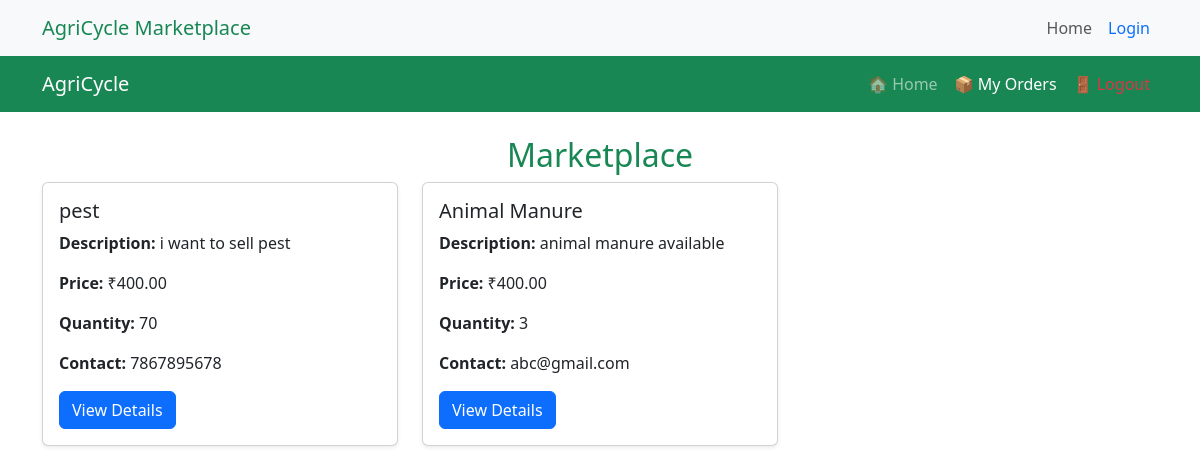
Before: /marketplace/index.php with the older database file.
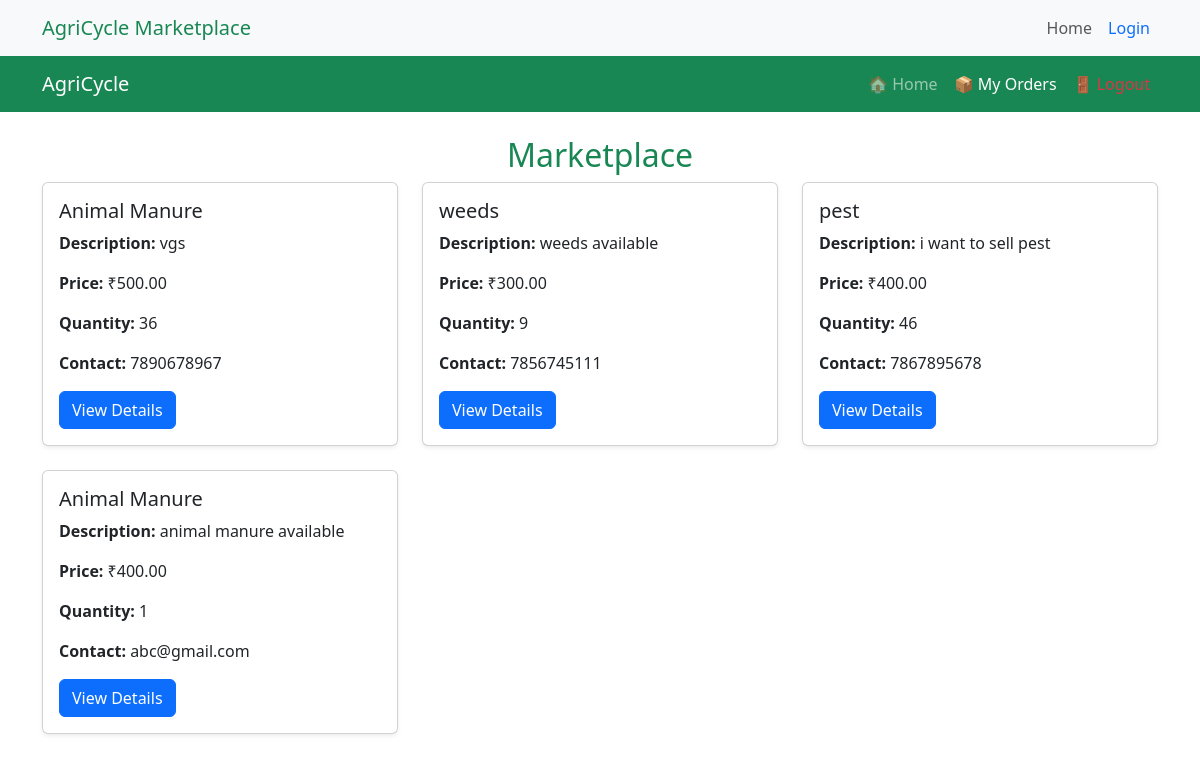
After: the same page with the newer database file.
### tables this page shows
CREATE TABLE `marketplace_items` (
  `id` int(11) NOT NULL,
  `user_id` int(11) NOT NULL,
  `item_name` varchar(255) NOT NULL,
  `description` text NOT NULL,
  `price` decimal(10,2) NOT NULL,
  `quantity` int(11) NOT NULL,
  `contact_info` varchar(255) NOT NULL,
  `created_at` timestamp NOT NULL DEFAULT current_timestamp()
);

### marketplace/index.php (the view, shortened to what this page needs)
<?php
include '../config/db_connect.php';
include '../marketplace/navbar.php';
$query = "SELECT id, item_name, description, price, quantity, contact_info, user_id AS seller_id
          FROM marketplace_items
          WHERE quantity > 0
          ORDER BY created_at DESC";
$result = mysqli_query($conn, $query);
$items = mysqli_fetch_all($result, MYSQLI_ASSOC);
?>
<!DOCTYPE html>
<html lang="en">
<head>
    <link rel="stylesheet" href="../marketplace/styles.css">
    <link rel="stylesheet" href="https://cdn.jsdelivr.net/npm/bootstrap@5.3.0/dist/css/bootstrap.min.css">
</head>
<body>
<nav class="navbar navbar-expand-lg navbar-dark bg-success">
  <div class="container">
    <a class="navbar-brand" href="index.php">AgriCycle</a>
    <div class="collapse navbar-collapse justify-content-end">
      <ul class="navbar-nav">
        <li class="nav-item">
            <a class="nav-link" href="../dashboard/buyer_dashboard.php">🏠 Home</a>
        </li>
        <li class="nav-item">
            <a class="nav-link active" href="../orders.php">📦 My Orders</a>
        </li>
        <li class="nav-item">
            <a class="nav-link text-danger" href="auth/logout.php">🚪 Logout</a>
        </li>
      </ul>
    </div>
  </div>
</nav>
<div class="container mt-4">
    <h2 class="text-center text-success">Marketplace</h2>
    <div class="row">
        <?php if (empty($items)): ?>
            <p class="text-center">No items available in the marketplace.</p>
        <?php else: ?>
            <?php foreach ($items as $item): ?>
                <div class="col-md-4 mb-4">
                    <div class="card shadow-sm">
                        <div class="card-body">
                            <h5 class="card-title"><?= htmlspecialchars($item['item_name']) ?></h5>
                            <p class="card-text"><strong>Description:</strong> <?= htmlspecialchars($item['description']) ?></p>
                            <p class="card-text"><strong>Price:</strong> ₹<?= htmlspecialchars($item['price']) ?></p>
                            <p class="card-text"><strong>Quantity:</strong> <?= htmlspecialchars($item['quantity']) ?></p>
                            <p class="card-text"><strong>Contact:</strong> <?= htmlspecialchars($item['contact_info']) ?></p>
                            <a href="view_item.php?id=<?= $item['id'] ?>" class="btn btn-primary">View Details</a>
                        </div>
                    </div>
                </div>
            <?php endforeach; ?>
        <?php endif; ?>
    </div>
</div>
</body>
</html>

### marketplace/navbar.php (shortened to what this page needs)
<nav class="navbar navbar-expand-lg navbar-light bg-light">
    <div class="container">
        <a class="navbar-brand text-success" href="#">AgriCycle Marketplace</a>
        <div class="collapse navbar-collapse" id="navbarNav">
            <ul class="navbar-nav ms-auto">
                <li class="nav-item">
                    <a class="nav-link" href="../marketplace/index.php">Home</a>
                </li>
                <?php if (isset($_SESSION['user_id'])): ?>
                    <li class="nav-item">
                        <a class="nav-link text-danger" href="../auth/logout.php">Logout</a>
                    </li>
                <?php else: ?>
                    <li class="nav-item">
                        <a class="nav-link text-primary" href="../auth/login.php">Login</a>
                    </li>
                <?php endif; ?>
            </ul>
        </div>
    </div>
</nav>

Changed rows visible on the page:
added marketplace_items: item_name "Animal Manure", description "vgs", price "500.00", quantity "36", contact_info "7890678967"
added marketplace_items: item_name "weeds", description "weeds available", price "300.00", quantity "9", contact_info "7856745111"
changed marketplace_items "pest": quantity "70" → "46"
changed marketplace_items "animal manure available": quantity "3" → "1"
